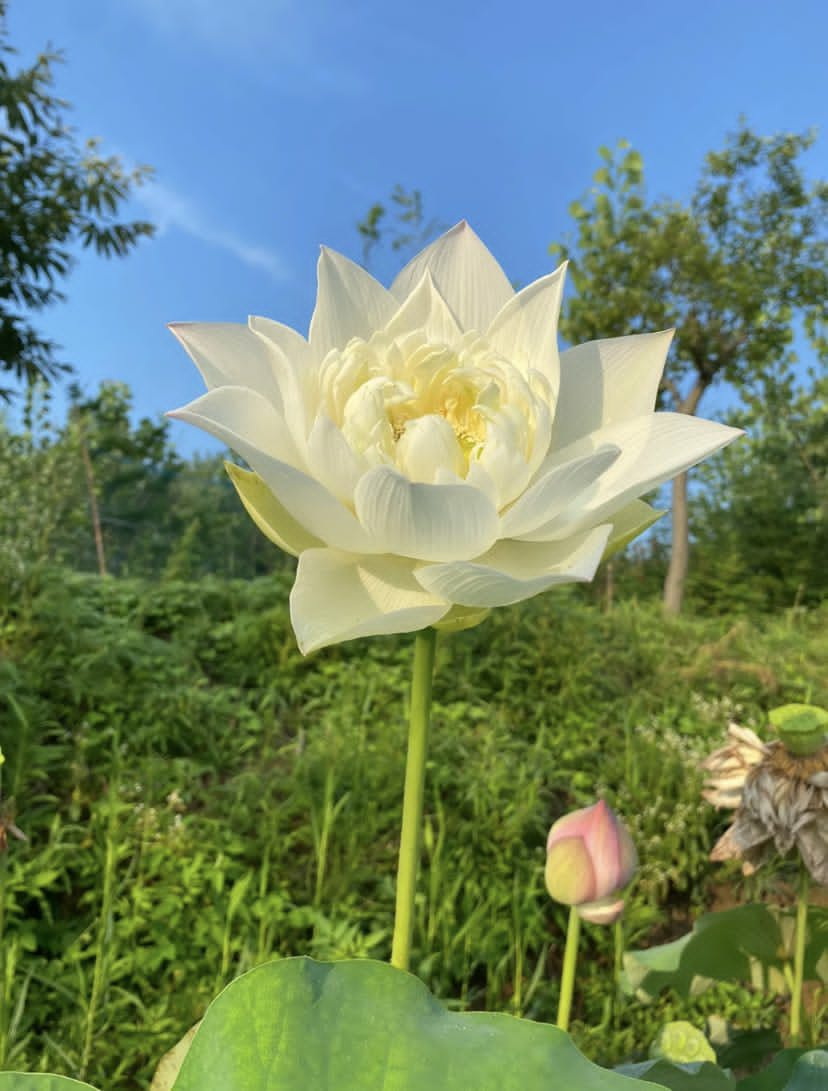
#> input picture images/image1.JPG, 828 x 1091 px; its folder holds only this picture in this run
$ python imageEditor.py
#> lines starting #> are read from the running program, lines starting #| are printed output that depends on the picture
from PIL import Image, ImageFilter, ImageEnhance
import os

path = "./images"
pathOut = "./editedImages"

for filename in os.listdir(path):
    image = Image.open(f"{path}/{filename}")
#> image is the input picture: PIL image 828x1091 RGB; mean R, G, B 112.7, 135.5, 111

    # sharpening, BW
    edit = image.filter(ImageFilter.SHARPEN).convert('L')
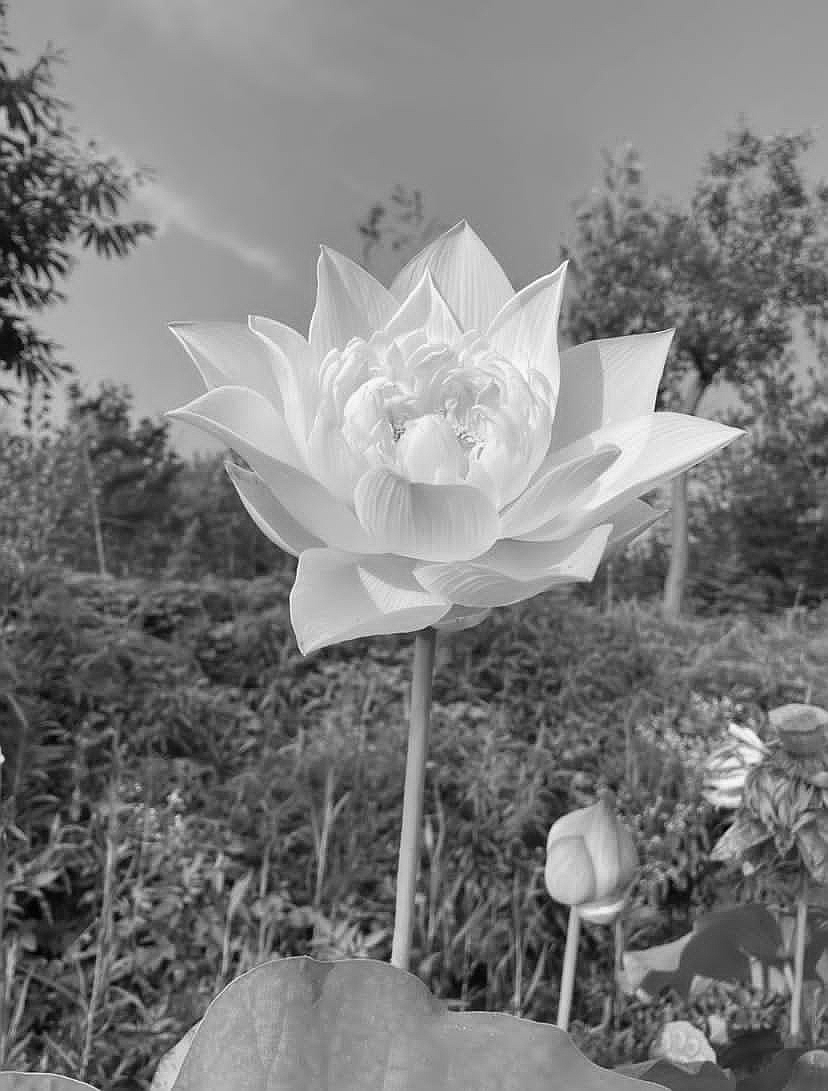
#> edit: PIL image 828x1091 L; min 0, max 255, mean 126

    # contrast
    factor = 1.5
    enhancer = ImageEnhance.Contrast(edit)
    edit = enhancer.enhance(factor)
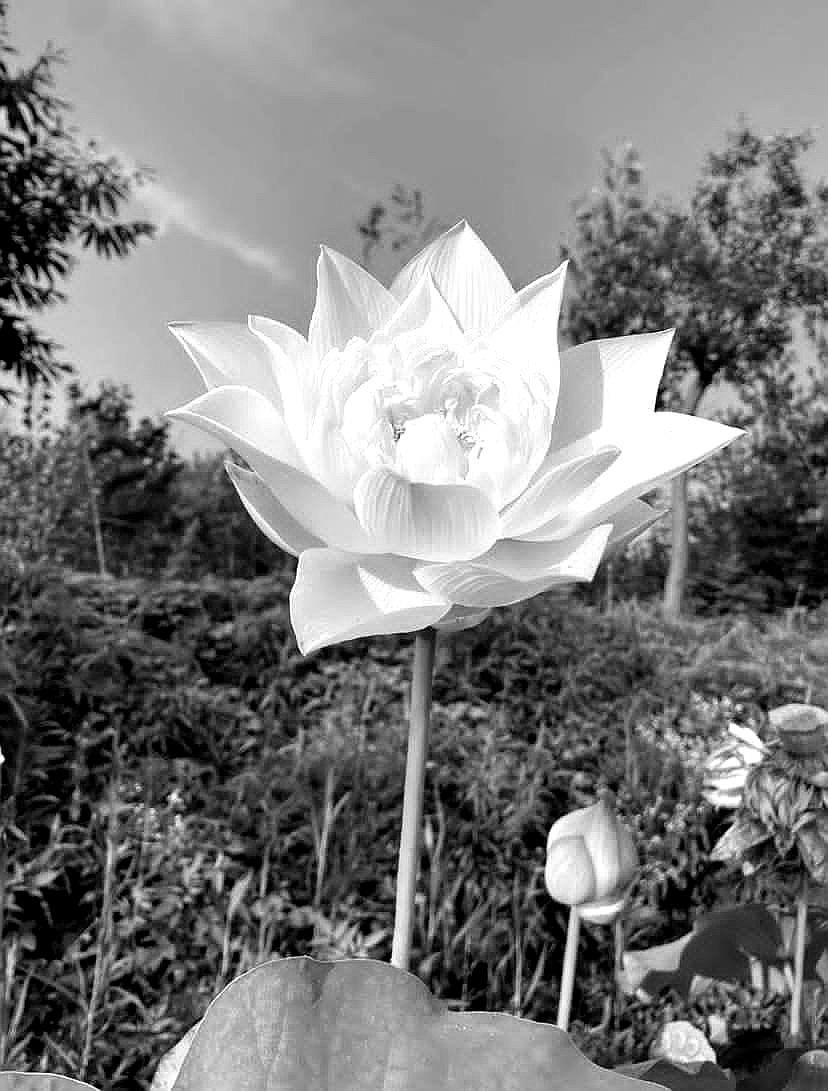
#> edit: PIL image 828x1091 L; min 0, max 255, mean 125.4

    clean_name = os.path.splitext(filename)[0]

    edit.save(f'{pathOut}/{clean_name}_edited.jpg')

    edit.show()

$ run again, on images/image5.JPG
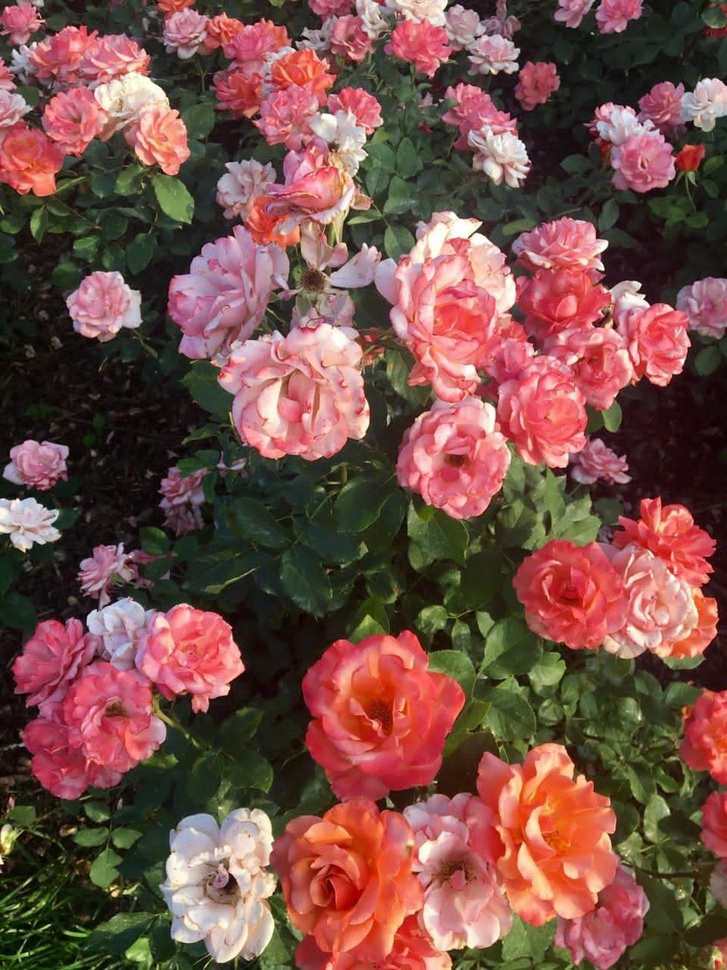
#> input picture images/image5.JPG, 727 x 970 px, shrunk from 960 x 1280 before the run
#> image is the input picture: PIL image 727x970 RGB; mean R, G, B 119.7, 79.3, 71.9
#> `edit = image.filter(ImageFilter.SHARPEN).convert('L')`:
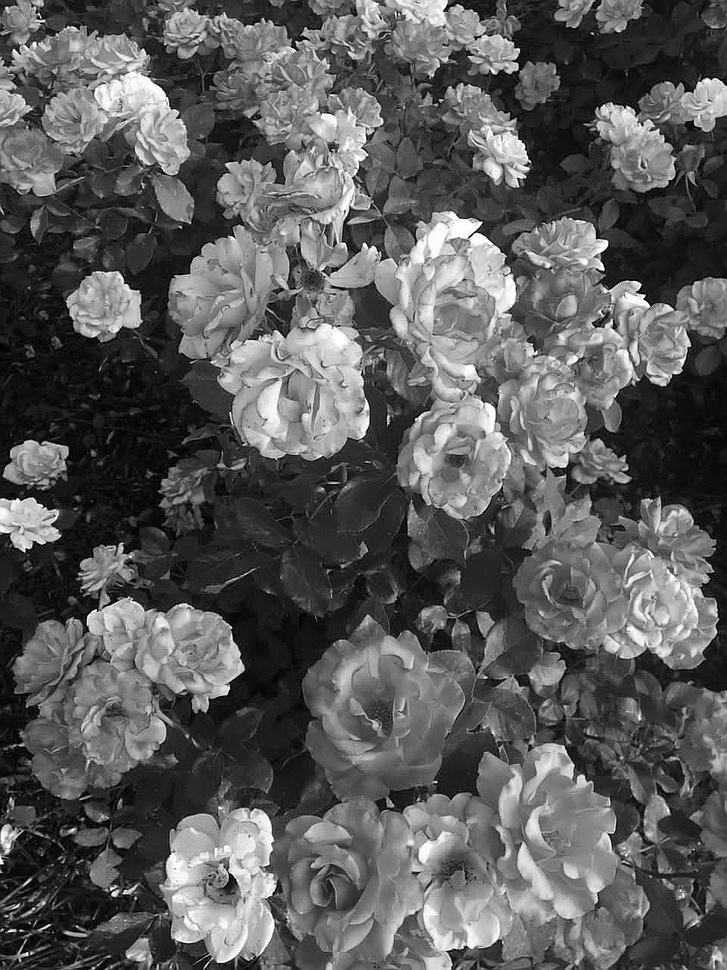
#> edit: PIL image 727x970 L; min 0, max 255, mean 90.6
#> `edit = enhancer.enhance(factor)`:
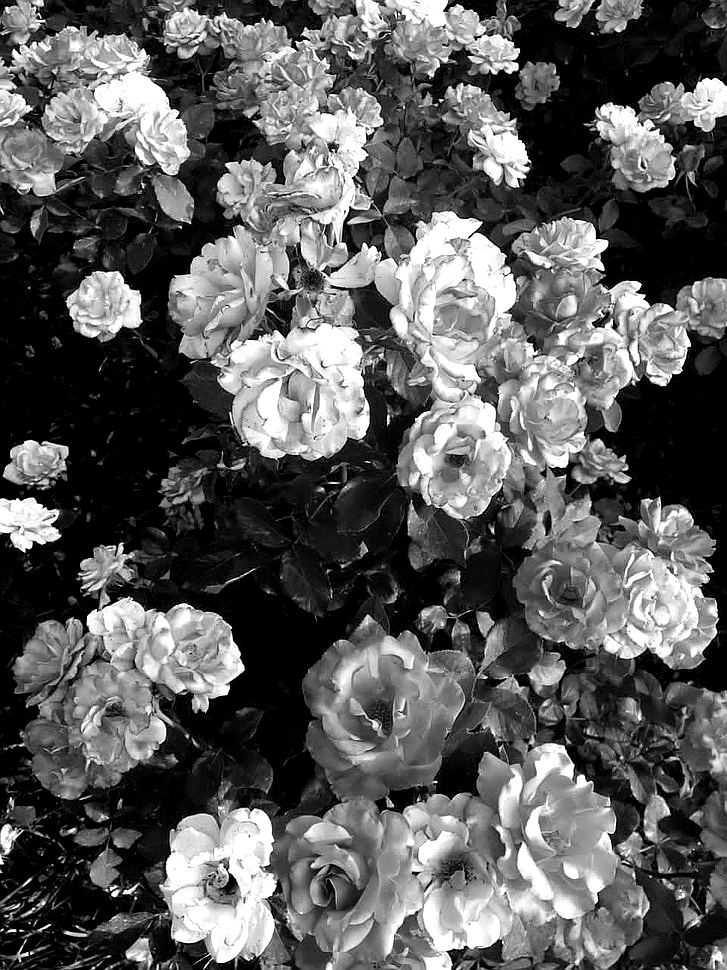
#> edit: PIL image 727x970 L; min 0, max 255, mean 91.5

$ run again, on images/image6.JPG
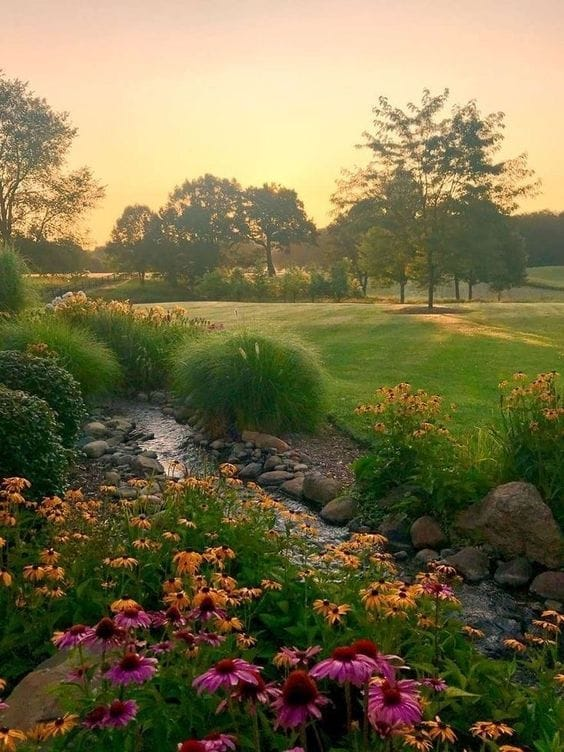
#> input picture images/image6.JPG, 564 x 752 px
#> image is the input picture: PIL image 564x752 RGB; mean R, G, B 119.2, 110.5, 73.4
#> `edit = image.filter(ImageFilter.SHARPEN).convert('L')`:
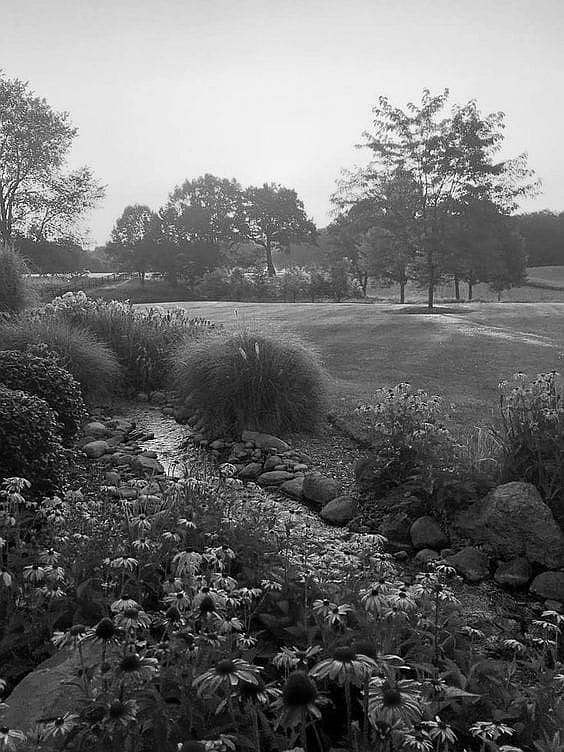
#> edit: PIL image 564x752 L; min 0, max 255, mean 109.1
#> `edit = enhancer.enhance(factor)`:
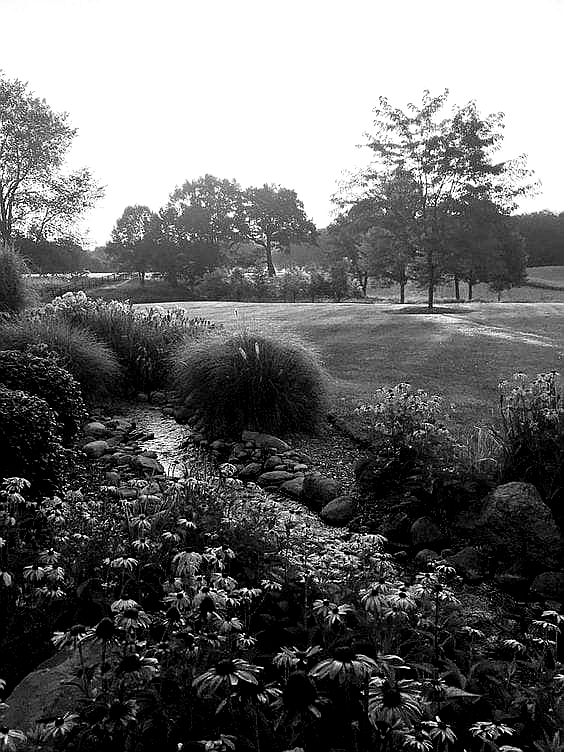
#> edit: PIL image 564x752 L; min 0, max 255, mean 105.4

$ run again, on images/image7.JPG
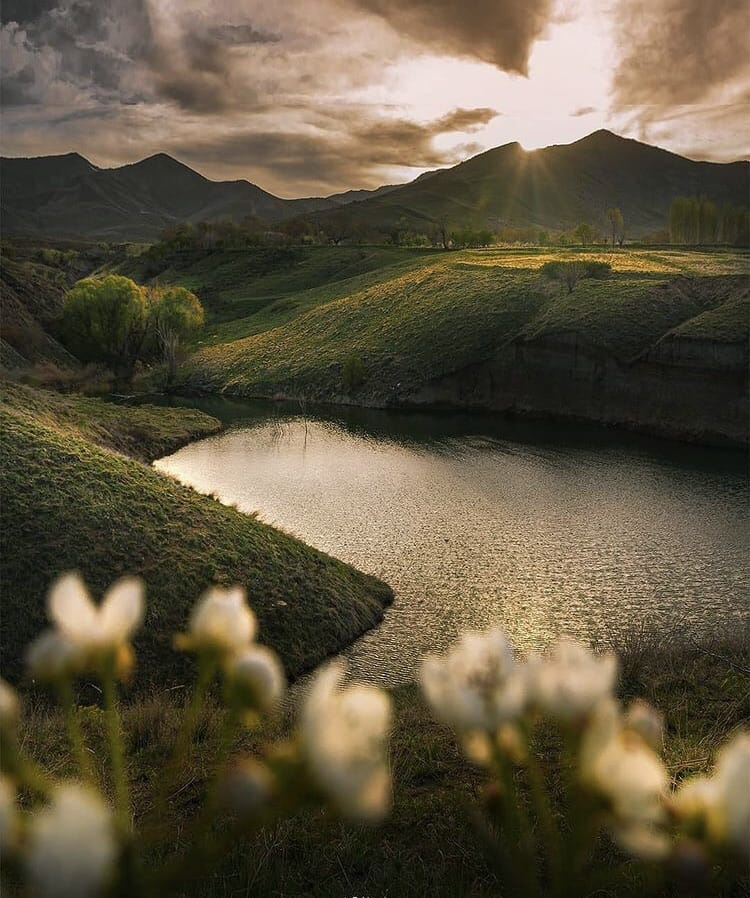
#> input picture images/image7.JPG, 750 x 898 px
#> image is the input picture: PIL image 750x898 RGB; mean R, G, B 95.5, 85.6, 64.5
#> `edit = image.filter(ImageFilter.SHARPEN).convert('L')`:
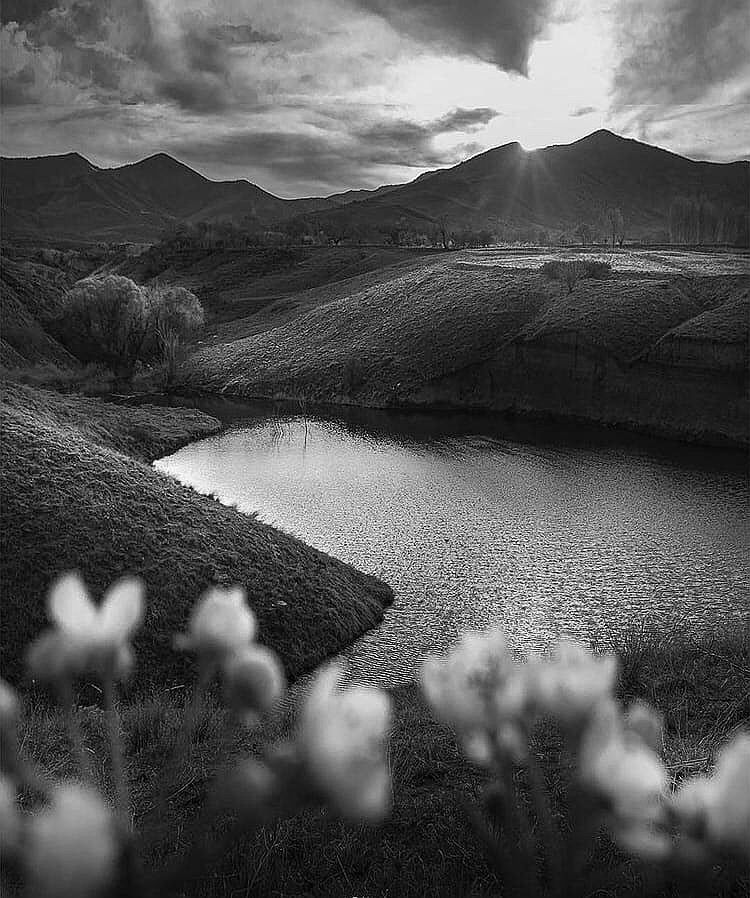
#> edit: PIL image 750x898 L; min 0, max 255, mean 86.2
#> `edit = enhancer.enhance(factor)`:
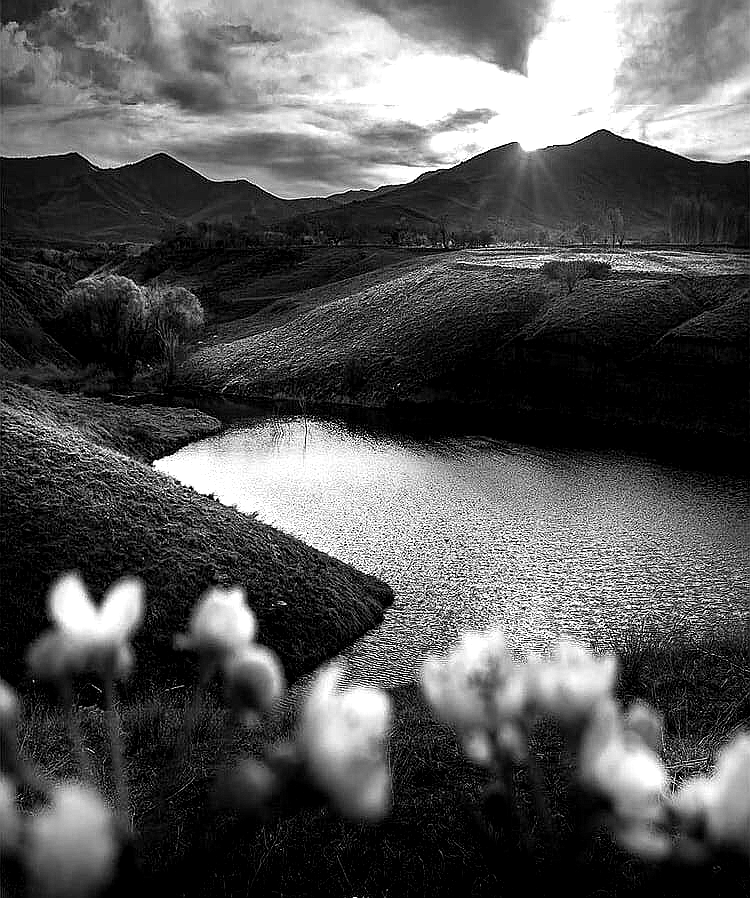
#> edit: PIL image 750x898 L; min 0, max 255, mean 86.4

$ run again, on images/image2.JPG
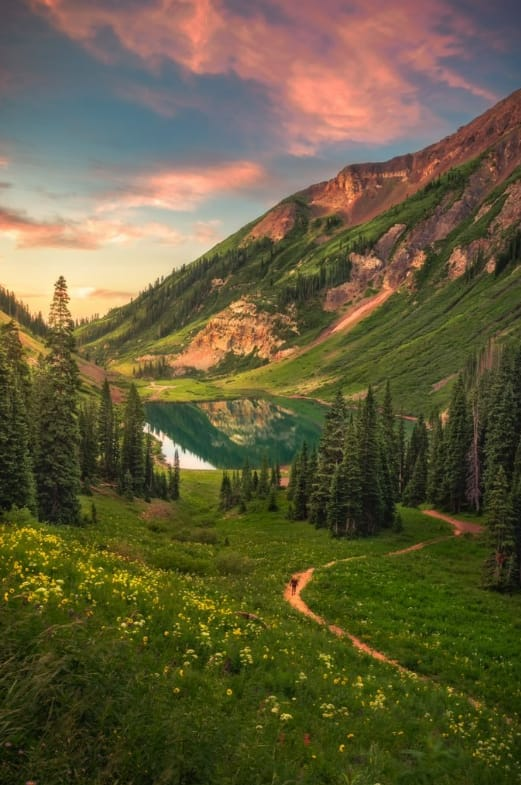
#> input picture images/image2.JPG, 521 x 785 px
#> image is the input picture: PIL image 521x785 RGB; mean R, G, B 99.6, 92.6, 59.4
#> `edit = image.filter(ImageFilter.SHARPEN).convert('L')`:
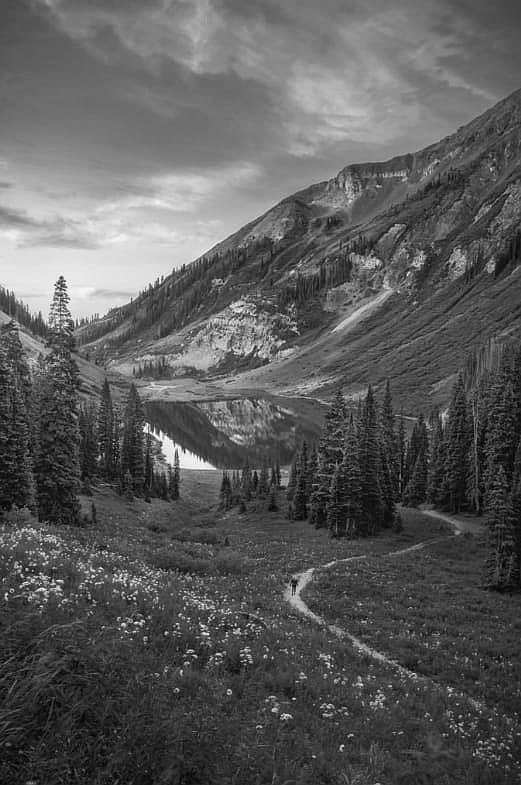
#> edit: PIL image 521x785 L; min 0, max 255, mean 91
#> `edit = enhancer.enhance(factor)`:
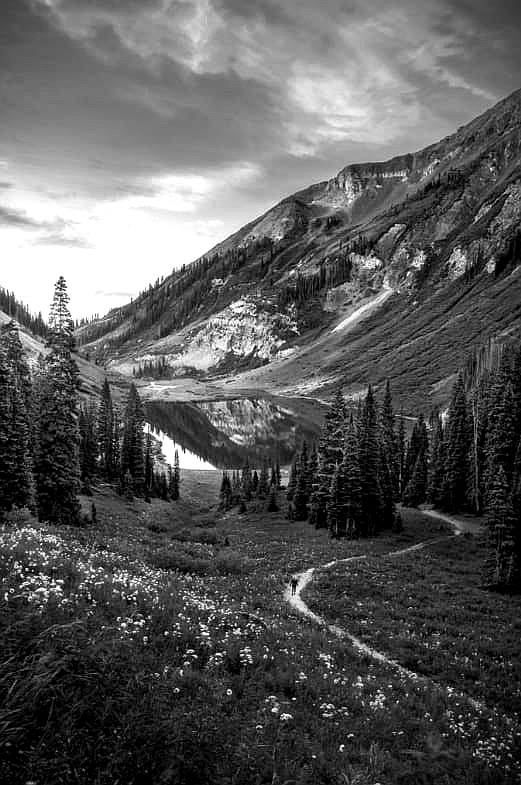
#> edit: PIL image 521x785 L; min 0, max 255, mean 90.3
